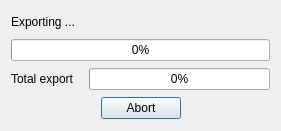
<?xml version="1.0" encoding="UTF-8"?>
<ui version="4.0">
 <class>mapsPrinterProgress</class>
 <widget class="QDialog" name="mapsPrinterProgress">
  <property name="geometry">
   <rect>
    <x>0</x>
    <y>0</y>
    <width>281</width>
    <height>131</height>
   </rect>
  </property>
  <property name="sizePolicy">
   <sizepolicy hsizetype="Fixed" vsizetype="Fixed">
    <horstretch>0</horstretch>
    <verstretch>0</verstretch>
   </sizepolicy>
  </property>
  <property name="minimumSize">
   <size>
    <width>0</width>
    <height>0</height>
   </size>
  </property>
  <property name="sizeIncrement">
   <size>
    <width>0</width>
    <height>0</height>
   </size>
  </property>
  <property name="contextMenuPolicy">
   <enum>Qt::NoContextMenu</enum>
  </property>
  <property name="windowTitle">
   <string>Maps Printer</string>
  </property>
  <property name="windowIcon">
   <iconset>
    <normaloff>:/plugins/MapsPrinter/icons/icon.png</normaloff>:/plugins/MapsPrinter/icons/icon.png</iconset>
  </property>
  <property name="sizeGripEnabled">
   <bool>false</bool>
  </property>
  <property name="modal">
   <bool>true</bool>
  </property>
  <layout class="QGridLayout" name="gridLayout">
   <item row="2" column="0" rowspan="3">
    <layout class="QGridLayout" name="gridLayout_3">
     <item row="6" column="0">
      <widget class="QDialogButtonBox" name="buttonBox">
       <property name="contextMenuPolicy">
        <enum>Qt::DefaultContextMenu</enum>
       </property>
       <property name="standardButtons">
        <set>QDialogButtonBox::Abort</set>
       </property>
       <property name="centerButtons">
        <bool>true</bool>
       </property>
      </widget>
     </item>
     <item row="0" column="0">
      <widget class="QLabel" name="printinglabel">
       <property name="sizePolicy">
        <sizepolicy hsizetype="Expanding" vsizetype="Fixed">
         <horstretch>0</horstretch>
         <verstretch>0</verstretch>
        </sizepolicy>
       </property>
       <property name="minimumSize">
        <size>
         <width>0</width>
         <height>20</height>
        </size>
       </property>
       <property name="text">
        <string>Exporting ...</string>
       </property>
      </widget>
     </item>
     <item row="1" column="0">
      <widget class="QProgressBar" name="printBar">
       <property name="value">
        <number>0</number>
       </property>
      </widget>
     </item>
     <item row="2" column="0">
      <layout class="QHBoxLayout" name="horizontalLayout">
       <property name="spacing">
        <number>15</number>
       </property>
       <property name="bottomMargin">
        <number>0</number>
       </property>
       <item>
        <widget class="QLabel" name="general">
         <property name="sizePolicy">
          <sizepolicy hsizetype="Minimum" vsizetype="Fixed">
           <horstretch>0</horstretch>
           <verstretch>0</verstretch>
          </sizepolicy>
         </property>
         <property name="minimumSize">
          <size>
           <width>0</width>
           <height>20</height>
          </size>
         </property>
         <property name="frameShape">
          <enum>QFrame::NoFrame</enum>
         </property>
         <property name="text">
          <string>Total export</string>
         </property>
        </widget>
       </item>
       <item>
        <widget class="QProgressBar" name="generalBar">
         <property name="minimumSize">
          <size>
           <width>0</width>
           <height>20</height>
          </size>
         </property>
         <property name="value">
          <number>0</number>
         </property>
        </widget>
       </item>
      </layout>
     </item>
    </layout>
   </item>
  </layout>
 </widget>
 <resources/>
 <connections>
  <connection>
   <sender>buttonBox</sender>
   <signal>clicked(QAbstractButton*)</signal>
   <receiver>mapsPrinterProgress</receiver>
   <slot>close()</slot>
   <hints>
    <hint type="sourcelabel">
     <x>167</x>
     <y>141</y>
    </hint>
    <hint type="destinationlabel">
     <x>167</x>
     <y>82</y>
    </hint>
   </hints>
  </connection>
 </connections>
</ui>
